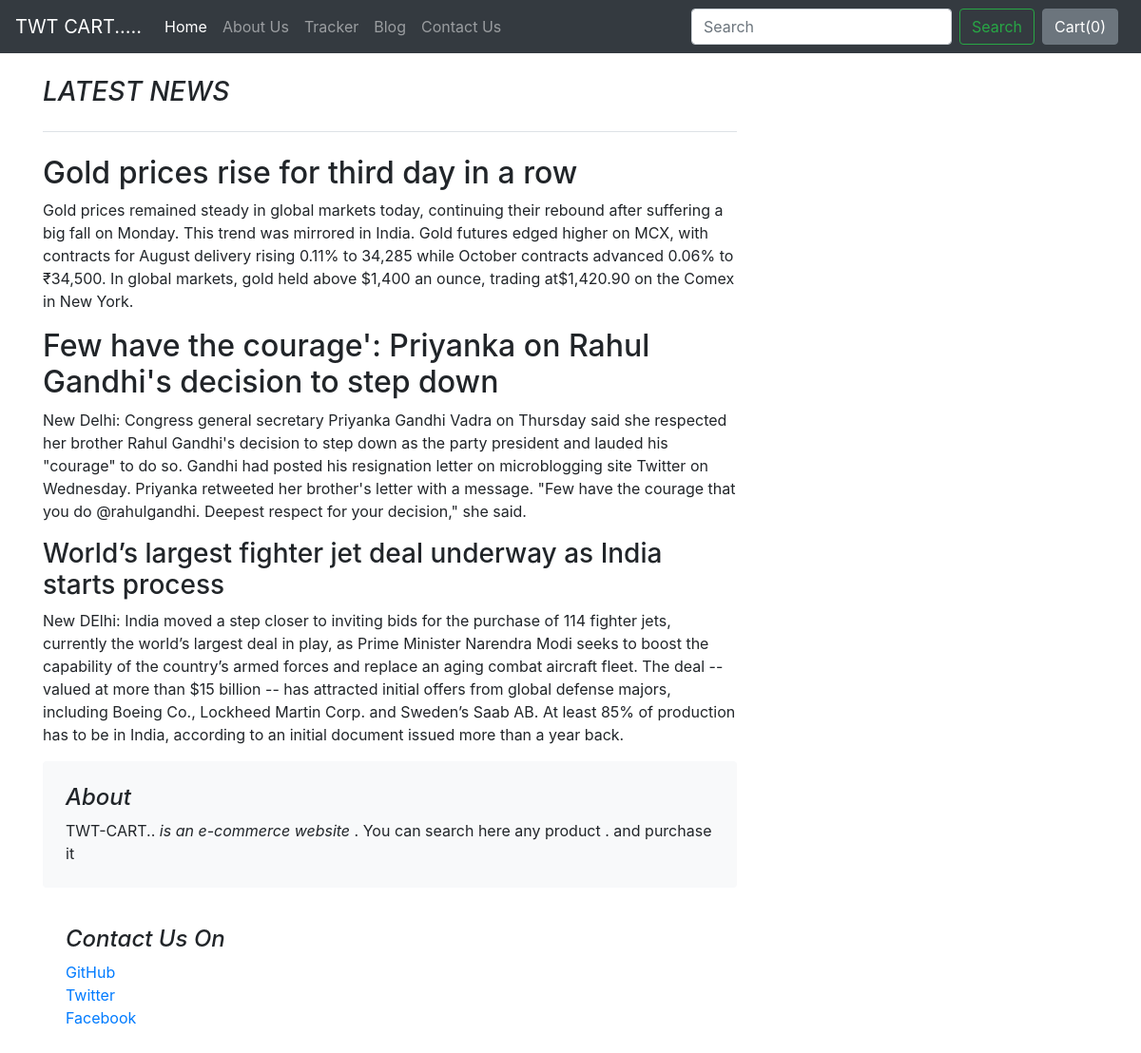
The app's page /blog/blogpost/3 with its own data.
### blog/models.py (models this page shows)
class Blogpost(models.Model):
    post_id=models.AutoField(primary_key=True)
    title=models.CharField(max_length=400,default="")
    head0=models.CharField(max_length=500,default="")
    chead0 = models.CharField(max_length=5000, default="")
    head1=models.CharField(max_length=500,default="")
    chead1 = models.CharField(max_length=5000, default="")
    head2=models.CharField(max_length=500,default="")
    chead2 = models.CharField(max_length=5000, default="")
    pubdate=models.DateField
    thumbnail=models.ImageField(upload_to='blog/images',default="")
    def __str__(self):
        return self.title

### blog/views.py (the view)
# urls.py: path('blogpost/<int:id>',views.blogpost,name='blogPost'),
def blogpost(request,id):
    post=Blogpost.objects.filter(post_id=id)[0]
    print(post)
    return render(request,'blog/blogpost.html',{'post':post})

### blog/templates/blog/blogpost.html (shortened to what this page needs)
{% extends 'blog/basic.html' %}
{% block body %}
<div class="container">
    <div class="row mt-4">
    <div class="col-md-8 blog-main">
      <h3 class="pb-4 mb-4 font-italic border-bottom">
        {{post.title}}
      </h3>
      <div class="blog-post">
        <h2 class="blog-post-title">{{post.head0}}</h2>
        <p>{{post.chead0}}</p>
        <h2>{{post.head1}}</h2>
         <p>{{post.chead1}}</p>
        <h3>{{post.head2}}</h3>
         <p>{{post.chead2}}</p>
          <div class="fb-comments" data-href="http://127.0.0.1:8000/blog/blogpost/{{post.post_id}}" data-numposts="2></div>
      </div>
    </div>
    <aside class="col-md-4 blog-sidebar">
      <div class="p-4 mb-3 bg-light rounded">
        <h4 class="font-italic">About</h4>
        <p class="mb-0">TWT-CART.. <em>is an e-commerce website</em> . You can search here any product . and purchase it</p>
      </div>
      <div class="p-4">
        <h4 class="font-italic">Contact Us On</h4>
        <ol class="list-unstyled">
          <li><a href="#">GitHub</a></li>
          <li><a href="#">Twitter</a></li>
          <li><a href="#">Facebook</a></li>
        </ol>
      </div>
  </div>
</div>
  {% endblock %}

### records on screen
Blogpost: title "LATEST NEWS", head0 "Gold prices rise for third day in a row", chead0 "Gold prices remained steady in global markets today, continuing their rebound after suffering a big fall on Monday. This trend was mirrored in India. Gold futures edged higher on MCX, with contracts for August delivery rising 0.11% to 34,285 while October contracts advanced 0.06% to ₹34,500. In global markets, gold held above $1,400 an ounce, trading at$1,420.90 on the Comex in New York.", head1 "Few have the courage': Priyanka on Rahul Gandhi's decision to step down", chead1 "New Delhi: Congress general secretary Priyanka Gandhi Vadra on Thursday said she respected her brother Rahul Gandhi's decision to step down as the party president and lauded his \"courage\" to do so. Gandhi had posted his resignation letter on microblogging site Twitter on Wednesday. Priyanka retweeted her brother's letter with a message. \"Few have the courage that you do @rahulgandhi. Deepest respect for your decision,\" she said.", head2 "World’s largest fighter jet deal underway as India starts process", chead2 "New DElhi: India moved a step closer to inviting bids for the purchase of 114 fighter jets, currently the world’s largest deal in play, as Prime Minister Narendra Modi seeks to boost the capability of the country’s armed forces and replace an aging combat aircraft fleet. The deal -- valued at more than $15 billion -- has attracted initial offers from global defense majors, including Boeing Co., Lockheed Martin Corp. and Sweden’s Saab AB. At least 85% of production has to be in India, according to an initial document issued more than a year back."
